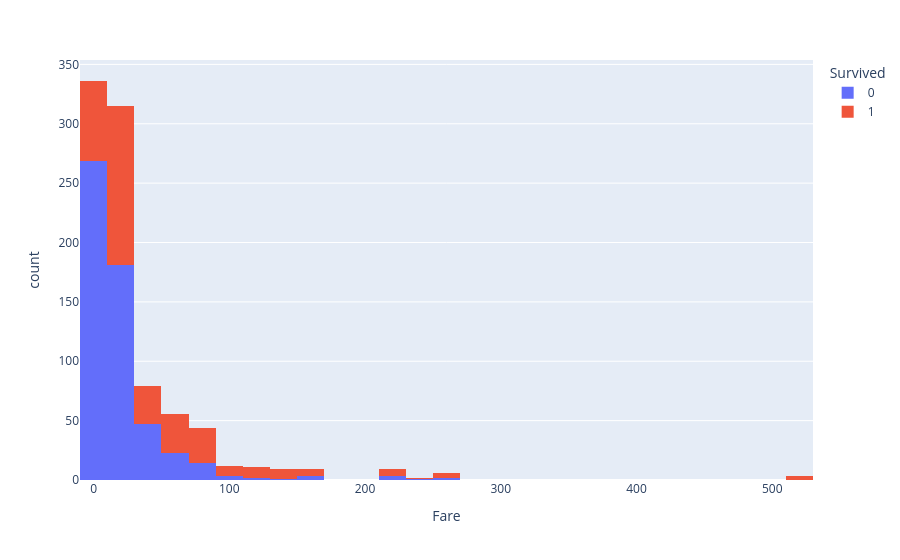

The cell this chart's notebook holds for it:
### Code cell
import plotly.express as px
fig = px.histogram(train, x="Fare", nbins=30, color="Survived")
fig.show()

### Figure 1 — Plotly figure (JSON) as saved in the notebook; plotly's stock layout.template omitted (floating-point values rounded to 4 significant figures; data arrays with more than 128 entries replaced by an {"elided": "..."} marker saying what was removed)
{"data": [{"bingroup": "x", "hovertemplate": "Survived=0<br>Fare=%{x}<br>count=%{y}<extra></extra>", "legendgroup": "0", "marker": {"color": "#636efa", "pattern": {"shape": ""}}, "name": "0", "nbinsx": 30, "orientation": "v", "showlegend": true, "type": "histogram", "x": {"elided": "549 float values"}, "xaxis": "x", "yaxis": "y"}, {"bingroup": "x", "hovertemplate": "Survived=1<br>Fare=%{x}<br>count=%{y}<extra></extra>", "legendgroup": "1", "marker": {"color": "#EF553B", "pattern": {"shape": ""}}, "name": "1", "nbinsx": 30, "orientation": "v", "showlegend": true, "type": "histogram", "x": {"elided": "342 float values"}, "xaxis": "x", "yaxis": "y"}], "layout": {"barmode": "relative", "legend": {"title": {"text": "Survived"}, "tracegroupgap": 0}, "margin": {"t": 60}, "xaxis": {"anchor": "y", "domain": [0, 1], "title": {"text": "Fare"}}, "yaxis": {"anchor": "x", "domain": [0, 1], "title": {"text": "count"}}}}
